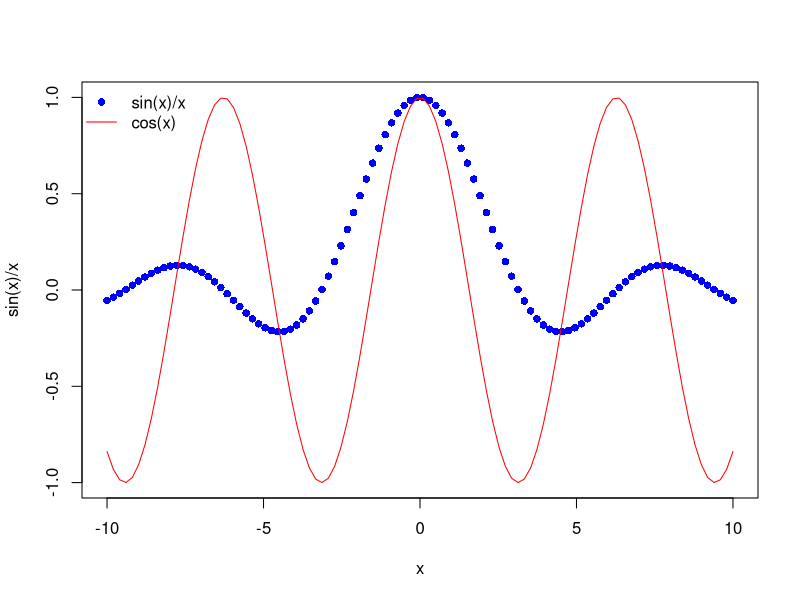
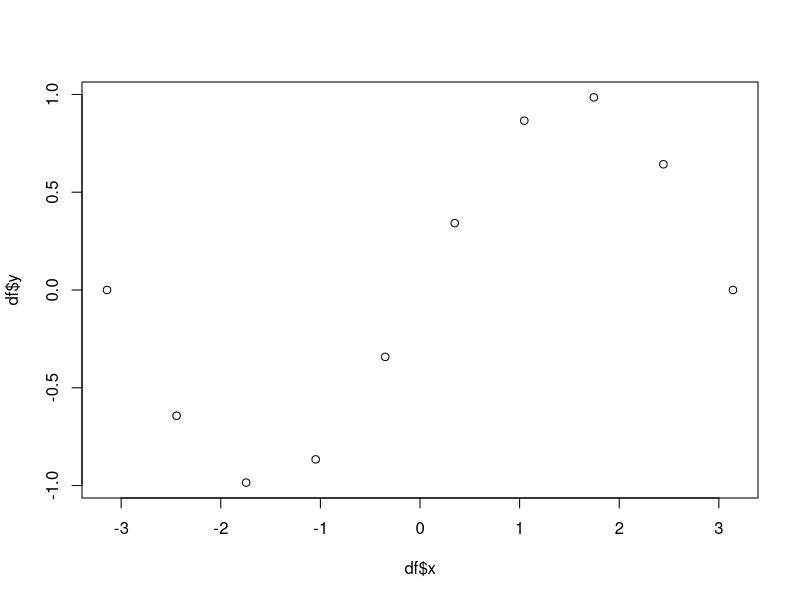

Source code (R) for these figures, in order:
# # # # # # # # # # # # # # # # # # # # # # # # # # # # # # # # # # # # # 
# # # # # # # # # # # # # # # # # # # # # # # # # # # # # # # # # # # # # 
# #                      Structure of data in R                       # #
# # # # # # # # # # # # # # # # # # # # # # # # # # # # # # # # # # # # # 
# # # # # # # # # # # # # # # # # # # # # # # # # # # # # # # # # # # # # 
# Just for Colin, do not run:
# server = livecode::serve_file()

# # # # # # # # # # # # # # # # # # # # # # # # # # # # # # # # # # # # # 
# Numerical data (integer, double, complex, etc.)
# # # # # # # # # # # # # # # # # # # # # # # # # # # # # # # # # # # # # 

# Attribute to `x` the value `2.5`, and compute the cosinus of the exponential of its squared value:
# R can be used as a calculator, but it's not its main purpose!

x <- 2.5
cos(exp(x^2))

# Assuming the `x` and `y` defined below, modify the following code so that it does not return an error:

x <- "100.3"
y <- 99.6
floor(as.numeric(x)) - ceiling(y)


# # # # # # # # # # # # # # # # # # # # # # # # # # # # # # # # # # # # # 
# Booleans (TRUE/FALSE) and logical tests (==, !=, >, <, >=, <=)
# # # # # # # # # # # # # # # # # # # # # # # # # # # # # # # # # # # # # 

# Let's define two random variables `x` and `y`. Are the two variables equal? which one is smaller?

x <- runif(1)
y <- runif(1)
x<y # write the test here

# Using the `if(){}else{}`{.R} syntax, print "x is larger than y", "x is equal to y", or "x is smaller than y".

if (x > y) {
    "x is larger than y"
} else if (x == y) {
    "x is equal to y"
} else {
    "x is smaller than y"
}

# Using the `ifelse()`{.R} function, print "x is larger or equal to y" or "x is smaller than y".

ifelse(x>=y, "x is larger or equal to y", "x is smaller than y")



# # # # # # # # # # # # # # # # # # # # # # # # # # # # # # # # # # # # # 
# Strings (character) and concatenation (paste0(), paste(), str_c())
# # # # # # # # # # # # # # # # # # # # # # # # # # # # # # # # # # # # # 

# Save your name as a string in a variable, and print "My name is: yourname" using this variable.

name <- "Colin"
paste("My name is:", name)

# Is your name "Martin" or "martin"? Test if `name` is equal to "martin"
# you may use `tolower()` to make sure that `name` is in lower case

tolower(name) == "martin"

# Replace all "e" by "A" in the following string:

x <- "aaaeebbbeebiieelakdceee"
gsub("e", "A", x)

# Do the same using the `stringr` function `str_replace_all()` (take a look at the [cheatsheet](https://github.com/rstudio/cheatsheets/blob/main/strings.pdf)):

library(stringr)
str_replace_all(x, "e", "A")

# Using the `str_detect()` function from the `stringr` package, test if the string `x` contains the letter "e":
x |> str_detect('e')

# Using the `str_remove_all()` function from the `stringr` package, remove all "e" from the string `x`:

x |> str_remove_all('e')



# # # # # # # # # # # # # # # # # # # # # # # # # # # # # # # # # # # # # 
# Vectors
# # # # # # # # # # # # # # # # # # # # # # # # # # # # # # # # # # # # # 

# Consider two vectors `x` and `y` such as:
x <- 1:5
y <- seq(0, 4, along=x)

# Without typing it into Rstudio, what are the values of `x`, `y`, and `x*y`?


# Consider two vectors `a` and `b` such as:

a <- c(1, 5, 4, 3, 6)
b <- c(3, 5, 2, 1, 9)

# Without typing it into Rstudio, what is the value of: `a<=b`?


# If 
x <- c(1:12, NA, 5:2)
# Without typing it into Rstudio, what is the value of: `length(x)`


# If 
a <- 12:5
# Without typing it into Rstudio, what is the value of: `is.numeric(a)`


# Consider two vectors `x` and `y` such as:
x <- 12:4
y <- c(0, 1, 2, 0, 1, 2, 0, 1, 2)
# Without typing it into Rstudio, what is the value of: `which(!is.finite(x/y))`?


# If 
x <- c('blue', 'red', 'green', 'yellow')
# Without typing it into Rstudio, what is the value of: `is.character(x)`?


# If 
x <- c('blue', 10, 'green', 20)
# Without typing it into Rstudio, what is the value of: `is.character(x)`?


# Assign value 5 to the variable x.
# Is there a difference between `1:x-1` and `1:(x-1)` ?
# Explain.


# Generate the sequence `9, 18, 27, 36, 45, 54, 63, 72, 81, 90` in 4 different manners.
c(9, 18, 27, 36, 45, 54, 63, 72, 81, 90)
seq(9, 90, by = 9)
seq(9, 90, length=10)
1:10 * 9
seq(1,10,1) * 9

# Let `a <- c(2, 4, 6, 8)` and `b <- c(TRUE, FALSE, TRUE, FALSE)`.
# Without typing it into Rstudio, what will be the output for the R expression `max(a[b])`?


# Using `plot(x,y)` and `lines(x,y)`, plot the following functions for `x` in `[-10, 10]`:
# y = sin(x)/x as blue points
# y = cos(x) as red line
# play on the `ylim` parameter to see all data in the plot
# add a legend to the plot
x <- seq(-10, 10, length.out = 100)
plot(x, sin(x)/x, col = "blue", ylim = c(-1,1), pch=16)
lines(x, cos(x), col = "red")
legend("topleft",
       bty = "n",
       pch = c(16,NA),
       lty = c(NA,1),
       col = c("blue", "red"),
       legend = c("sin(x)/x", "cos(x)")
       )

# # # # # # # # # # # # # # # # # # # # # # # # # # # # # 
# We have the following `x` vector: `x <- c("10K", "100K", "200K", "500K", "1000K")`. 
# Get rid of the  `"K"` character and turn this into a numerical vector.
# Hint: Use gsub() or str_remove_all(), and as.numeric()
x <- c("10K", "100K", "200K", "500K", "1000K")
x |> str_remove_all("K") |> as.numeric()


# # # # # # # # # # # # # # # # # # # # # # # # # # # # # 
# We have the following `times` vector: `times <- c("010_min", "100_sec", "200_sec", "050_min")`
# We want a numerical vector containing times in seconds only.
# Using `substr()`, create 2 vectors `times_values` and `times_units` containing the numbers and the units from `times`.

times <- c("010_min", "100_sec", "200_sec", "050_min")
times_values <- substr(times, 1, 3) |> as.numeric()
times_units  <- substr(times, 5, 7)

# You could do the same using `strsplit()`, which returns a list, and then using `unlist()`
strsplit("test", "e")
unlist(strsplit("test", "e"))
# Or, using the pipe operator `|>` and `sapply()`:
strsplit("test", "e") |> 
    sapply("[", 1)
strsplit("test", "e") |> 
    sapply("[", 2)


times_values <- strsplit(times, "_") |> sapply("[", 1) |> as.numeric()
times_units <- strsplit(times, "_") |> sapply("[", 2)

# Now, using `ifelse(test, yes, no)`, create the `times_sec` vector containing the numerical values of time all converted to seconds.

times_sec <- ifelse(times_units=='sec', times_values, times_values*60)

# # # # # # # # # # # # # # # # # # # # # # # # # # # # # 
# Let's say we have these population data for these cities for year 2012:
cities <- c("Angers", "Bordeaux", "Brest", "Dijon", "Grenoble", "Le Havre")
pop <- c(149017, 241287, 139676, 152071, 158346, 173142)

# Use `names()` to name values of `pop` with the corresponding cities. 
# Print the vector again. Are there any change?
names(pop) <- cities
cities

# What is the population of the second city? What is the name of the second city?
pop[2]
names(pop[2])

# What are the cities with more than 200000 people? Save the list of these cities into a vector named `cities200k`. 

cities200k <- cities[pop<200e3]
cities200k

# Sort the `pop` vector by decreasing order of population
sorted_pop <- sort(pop, decreasing = TRUE)

# What is the maximum population? What is the city with the maximum population?
max(pop)
cities[which.max(pop)]

# What is the population of two most populated cities?
sorted_pop[1:2]

# Compute the population mean over all cities
mean(pop)

# Compute the population standard deviation over all cities
sd(pop)


# # # # # # # # # # # # # # # # # # # # # # # # # # # # # # # # # # # # # 
# Data types : categorical (factor), numerical, booleans, strings, dates, etc.
# # # # # # # # # # # # # # # # # # # # # # # # # # # # # # # # # # # # # 

passenger <- c('male','male','female','male','female','female','female','male','male')

# What is the data type of `passenger`?
# it's a categorical vector, but it's not a factor yet

# Make passenger a vector of categorical data with `factor()`, save it in `passenger_fct`
passenger_fct <- factor(passenger)

# What is the number of levels of `passenger_fct`?
levels(passenger_fct) |> length() 

# What are the levels of `passenger_fct`?
levels(passenger_fct)

# Using `table()`, count the occurrences of each level of `passenger_fct`
table(passenger_fct)

# Using `as.numeric()`, convert `passenger_fct` to a numerical vector. 
# What are its values?
passenger_fct |> as.numeric()

# See and understand what the following lines do:
passenger == "male"
passenger[passenger == "male"]
females <- which(passenger == "female")
passenger[females]
"female" %in% passenger
"child" %in% passenger
! "child" %in% passenger

# Dates:
# See and understand what the following lines do:
Sys.Date()
start <- Sys.time()
end <- Sys.time()
difftime(end, start, units = "hours")

library(hms)
as_hms(difftime(end, start))

library(lubridate)
time_length(Sys.Date() - dmy("22-09-1986"), unit="years")
Sys.Date() + months(1) + years(1)

# # # # # # # # # # # # # # # # # # # # # # # # # # # # # # # # # # # # # 
# Table of data: data.frame()
# # # # # # # # # # # # # # # # # # # # # # # # # # # # # # # # # # # # # 

# Create a 3 column `data.frame` called `df` containing three columns `x`, `y` and `z` with:

# - `x` a vector from -pi to pi of length 10
# - `y` the sinus of `x`
# - and `z` the sum of the two first columns.

x <- seq(-pi, pi, length.out = 10)
y <- sin(x)
z <- x + y
df <- data.frame(x, y, z)

# Print the dimensions of the table df.
# Hint: Take a look at the dim() function
dim(df)

# Print the structure of the table df.
# Hint: Take a look at the str() function
str(df)

# Print the 4 first lines of the table df.
# Hint: Take a look at the head() function
head(df, 4)

# Print the second column (*i.e.* `y`) with three different methods.

df[,2]
df[,'y']
df$y

# Access the third line of the table df.
df[3,]

# Access the third element of the column `z` in 2 different manners.
df[3,'z']
df$z[3]

# Modify the column `z` so that it contains its value minus its minimum.
# Hint: Take a look at the min() function
df$z <- df$z - min(df$z)

# Print the average of the `z` column.
# Hint: look at the mean() function
mean(df$z)

# Add a `signy` column to the table `df` containing "y positive" or "y negative".
# Hint: Take a look at the ifelse() and sign() functions
df$signy <- ifelse(df$y > 0, "y positive", "y negative")

# Create a subset `df2` of `df` that contain all `df` lines where `z` is positive and just the `z` and `x` columns, using 3 different manners.
df2 <- df[df$z>0,c('z','x')]
df2 <- subset(df, z>0, select=c('z','x'))
df2 <- df |> subset(z>0, select=c('z','x'))

# Using `plot(x,y)` where `x` and `y` are vectors, plot the 2nd column as a function of the first.
plot(df$x, df$y)

# Change the column names of `df` to `x`, `sin` and `x_plus_sin`.
# Hint: Take a look at the colnames() function
names(df) <- c('x', 'sin', 'x_plus_sin', 'signy')

# Look into the functions `write.table()` and `write.csv()` to write a text file containing this `data.frame`.
write.table(df, file = "df.txt", quote = FALSE, row.names = FALSE)
write.csv(df, file = "df.csv", quote = FALSE, row.names = FALSE)
